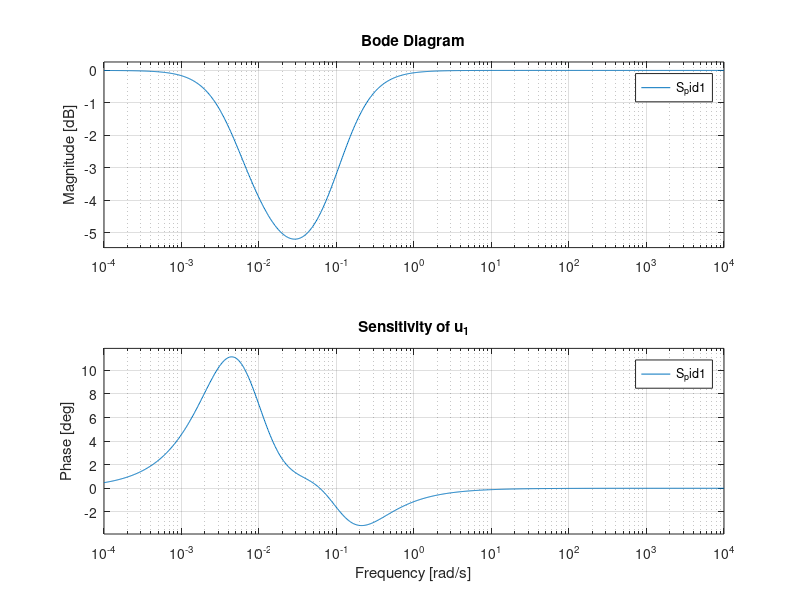

MATLAB code for this plot: (Note: this script raises an error after producing the figure.)
clc
clear 


n = 9.1017e-4;
m = 1.66e-3;
initialstate= [-3.1;-39.16;0.00002;0.0041];

A = [0 0 1 0;
     0 0 0 1;
     3*n^2 n 0 2*n;
     -n 0 -2*n 0];
B = [0 0;
     0 0;
     m 0;
     0 m];
C = [1 0 0 0;
     0 0 0 1];
D = [0 0;
     0 0];

kp1 = 4.5;
ki1 = 1.7;
kd1 = 500;

kp2 = 1.35;
ki2 = 0.005;
kd2 = 150.643;

s = tf('s');

actuator1  = 1/(0.1*s+1);
Plant1=ss(A,B(:,1),C(1,:),0);
piterms1=s/(s*kp1+ki1) - 1/kp1;
kdkpterm1=parallel(series(kd1,s),kp1);
KA1=series(kdkpterm1,actuator1);
actu1=feedback(KA1,piterms1,1,1);
open1=series(actu1,Plant1);
close1=feedback(open1,1,1,1);

S_pid1=1/(1+close1); %sensitivity

figure
bode(S_pid1) %bandwidth plot
title('Sensitivity of u_{1}')
b1 = bandwidth(close1)

figure
margin(close1) %gm/pm plot



%u2
actuator2 = 1/(10*s+1);
Plant2=ss(A,B(:,2),C(2,:),0);
piterms2=s/(s*kp2+ki2) - 1/kp2;
kdkptem1=parallel(series(kd2,s),kp2);
KA2=series(kdkptem1,actuator2);
actu2=feedback(KA2,piterms2,1,1);
open2=series(actu2,Plant2);
close2=feedback(open2,1,1,1);

S_pid2=1/(1+close2); %sensitivity

figure
bode(S_pid2) %bandwidth plot
title('Sensitivity of u_{2}')

figure
margin(close2) %gm/pm plot
b2 = bandwidth(close2)

